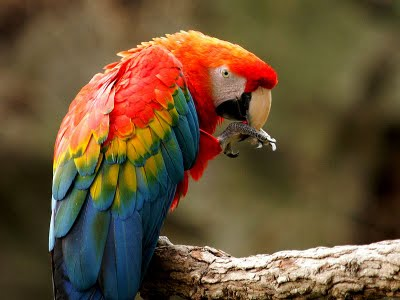
#> input picture Issue_16/arara.jpg, 400 x 300 px
$ python 16.py
#> lines starting #> are read from the running program, lines starting #| are printed output that depends on the picture
import cv2
from matplotlib import pyplot as plt

img = cv2.imread("arara.jpg", 0)
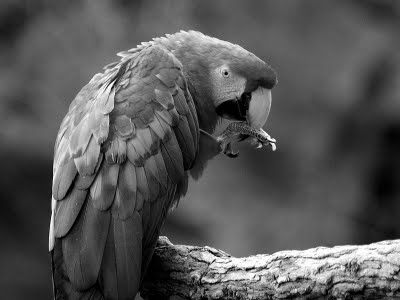
#> img: shape (300, 400); min 0, max 255, mean 86.3
plt.hist(img.ravel(), bins=256, range=[0, 256])
plt.title("Histograma")
plt.xlabel("Intensidade")
plt.ylabel("Quantidade de pixels")
plt.savefig("histograma.jpg")
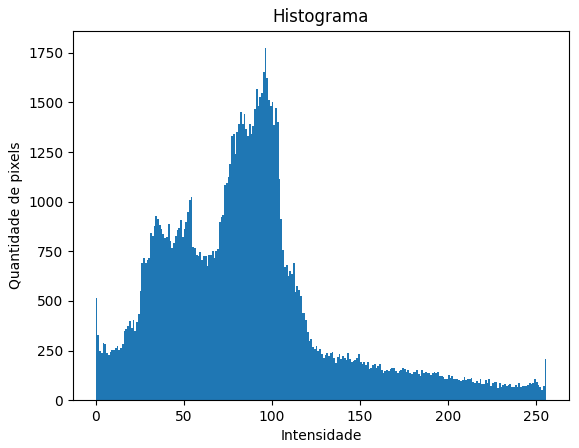
#> figure drawn by matplotlib, 1 panel; tallest bar 1773 high, from x = 96 to 97
plt.close()
cv2.imwrite("Arara.jpg", img)

img_equalizada = cv2.equalizeHist(img)
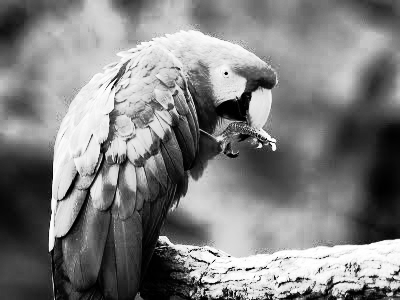
#> img_equalizada: shape (300, 400); min 0, max 255, mean 127.9
plt.hist(img_equalizada.ravel(), bins=256, range=[0, 256])
plt.title("Histograma_Equalizado")
plt.xlabel("Intensidade")
plt.ylabel("Quantidade de pixels")
plt.savefig("histograma_equalizado.jpg")
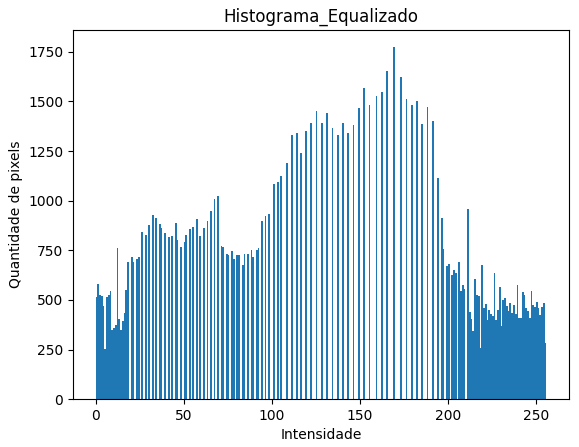
#> figure drawn by matplotlib, 1 panel; tallest bar 1773 high, from x = 169 to 170
plt.close()
cv2.imwrite("Arara_equalizada.jpg", img_equalizada)
